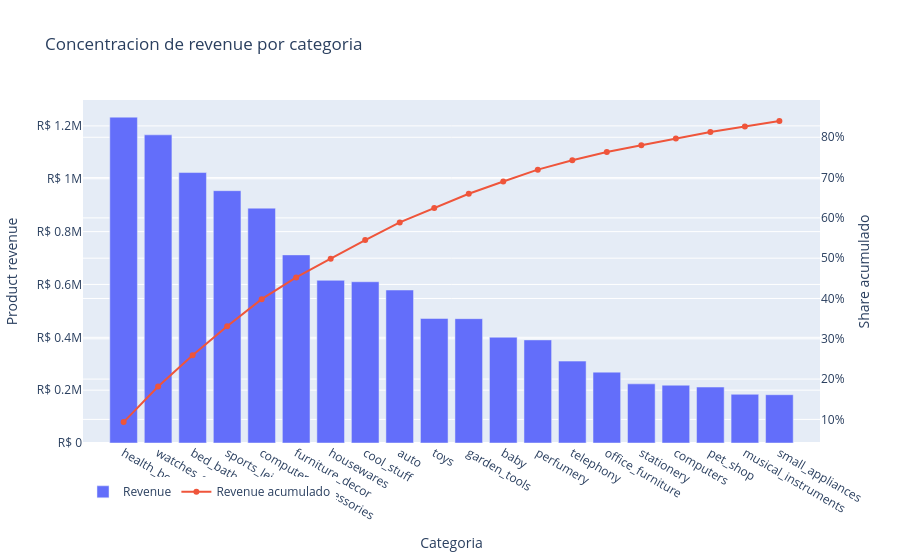

The code cell stored with this chart in its notebook:
### Markdown cell above
## 8. Concentracion de revenue por categoria

Un Pareto ayuda a ver si pocas categorias explican gran parte del revenue. Esta lectura es util para decidir foco comercial.

### Code cell
category_pareto = category_performance.sort_values("product_revenue", ascending=False).copy()
category_pareto["revenue_share"] = category_pareto["product_revenue"] / category_pareto["product_revenue"].sum()
category_pareto["cumulative_revenue_share"] = category_pareto["revenue_share"].cumsum()

fig = go.Figure()
fig.add_bar(
    x=category_pareto["category"].head(20),
    y=category_pareto["product_revenue"].head(20),
    name="Revenue",
)
fig.add_trace(
    go.Scatter(
        x=category_pareto["category"].head(20),
        y=category_pareto["cumulative_revenue_share"].head(20),
        name="Revenue acumulado",
        mode="lines+markers",
        yaxis="y2",
    )
)
fig.update_layout(
    title="Concentracion de revenue por categoria",
    xaxis_title="Categoria",
    yaxis={"title": "Product revenue", "tickprefix": "R$ "},
    yaxis2={"title": "Share acumulado", "overlaying": "y", "side": "right", "tickformat": ".0%"},
    legend={"orientation": "h"},
)
fig.show()

### Figure 1 — Plotly figure (JSON) as saved in the notebook; plotly's stock layout.template omitted (floating-point values rounded to 4 significant figures)
{"data": [{"name": "Revenue", "type": "bar", "x": ["health_beauty", "watches_gifts", "bed_bath_table", "sports_leisure", "computers_accessories", "furniture_decor", "housewares", "cool_stuff", "auto", "toys", "garden_tools", "baby", "perfumery", "telephony", "office_furniture", "stationery", "computers", "pet_shop", "musical_instruments", "small_appliances"], "y": [1233000.0, 1166000.0, 1023000.0, 954900.0, 888700.0, 711900.0, 615600.0, 610200.0, 579000.0, 471300.0, 470500.0, 400400.0, 390100.0, 309900.0, 268200.0, 223800.0, 218700.0, 211700.0, 184300.0, 182800.0]}, {"mode": "lines+markers", "name": "Revenue acumulado", "type": "scatter", "x": ["health_beauty", "watches_gifts", "bed_bath_table", "sports_leisure", "computers_accessories", "furniture_decor", "housewares", "cool_stuff", "auto", "toys", "garden_tools", "baby", "perfumery", "telephony", "office_furniture", "stationery", "computers", "pet_shop", "musical_instruments", "small_appliances"], "y": [0.09327, 0.1815, 0.2589, 0.3311, 0.3983, 0.4522, 0.4987, 0.5449, 0.5887, 0.6243, 0.6599, 0.6902, 0.7197, 0.7431, 0.7634, 0.7803, 0.7969, 0.8129, 0.8268, 0.8406], "yaxis": "y2"}], "layout": {"legend": {"orientation": "h"}, "title": {"text": "Concentracion de revenue por categoria"}, "xaxis": {"title": {"text": "Categoria"}}, "yaxis": {"tickprefix": "R$ ", "title": {"text": "Product revenue"}}, "yaxis2": {"overlaying": "y", "side": "right", "tickformat": ".0%", "title": {"text": "Share acumulado"}}}}
